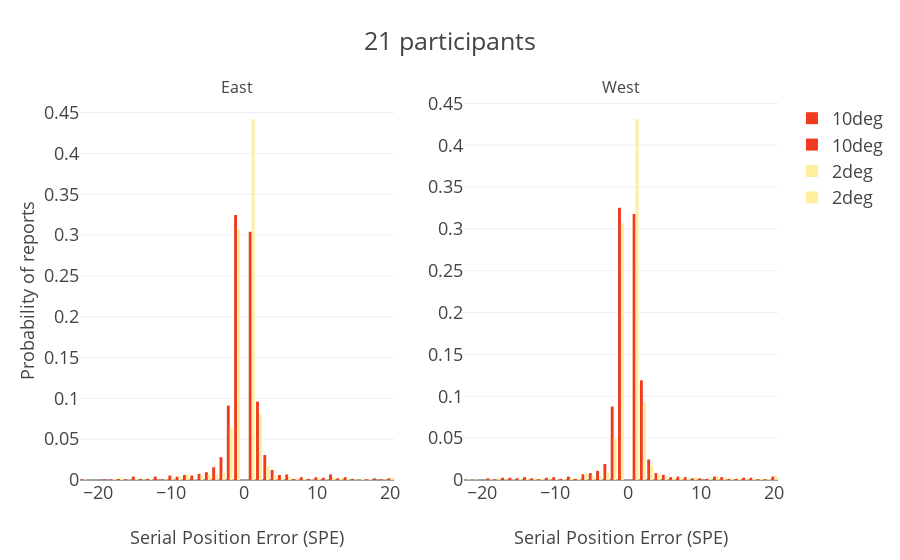

Notebook cell for this chart:
### Code cell
from plotly import tools

trace = [[]]*2
ecc_length = len(data['cueEccentricity1'].unique())

for i,cuePos in enumerate(data['cueSpatialPos1'].unique()):
    cuePosdata = data[data['cueSpatialPos1']==cuePos]
    temp1 = []
    for j,ecc in enumerate(cuePosdata['cueEccentricity1'].unique().sort()):
        ecc_data = cuePosdata[cuePosdata['cueEccentricity1']==ecc]
        temp1.append(go.Histogram(x = ecc_data['responsePosRelative0'].to_numpy(), 
                                  histnorm='probability',
                                  name = str(ecc) + 'deg', opacity = 1, marker = dict(color = colors[j])))
    trace[i] = temp1

if data['cueSpatialPos1'].unique()[0] == [-1.0,0.0]:
    titles = ('West','East')
else:
    titles = ('East','West')

font_size = 18
fig = tools.make_subplots(rows=1, cols=2, subplot_titles = titles)
fig['layout'].update(barmode='group', title = str(int(len(data)/280))+' participants', font = dict(size = font_size))
#fig['layout']['xaxis3'].update(title='position of reported item relative to the true item', range = [-2,2])
#fig['layout']['xaxis4'].update(title='position of reported item relative to the true item', range = [-2,2])
fig['layout']['xaxis1'].update(title='Serial Position Error (SPE)', titlefont = dict(size = font_size))
fig['layout']['xaxis2'].update(title='Serial Position Error (SPE)', titlefont = dict(size = font_size))
fig['layout']['yaxis1'].update(title='Probability of reports', titlefont = dict(size = font_size))
#fig['layout']['yaxis3'].update(title='Frequency')
for i in range(ecc_length):
    fig.add_trace(trace[0][ecc_length-1-i], 1, 1)
    fig.add_trace(trace[1][ecc_length-1-i], 1, 2)
    #fig.append_trace(trace[2][i], 2, 1)
    #fig.append_trace(trace[3][i], 2, 2)
iplot(fig, filename='SPE_distributions_East_West')

### Figure 1 — Plotly figure (JSON) as saved in the notebook; plotly's stock layout.template omitted (floating-point values rounded to 4 significant figures; data arrays with more than 128 entries replaced by an {"elided": "..."} marker saying what was removed)
{"data": [{"histnorm": "probability", "marker": {"color": "rgb(240,59,32)"}, "name": "10deg", "opacity": 1, "type": "histogram", "uid": "5ecc6124-3424-4f56-87c5-0e8446454f30", "x": {"elided": "1470 int values"}, "xaxis": "x", "yaxis": "y"}, {"histnorm": "probability", "marker": {"color": "rgb(240,59,32)"}, "name": "10deg", "opacity": 1, "type": "histogram", "uid": "5cf9e64b-da95-4d60-98ea-13eacf5998cf", "x": {"elided": "1470 int values"}, "xaxis": "x2", "yaxis": "y2"}, {"histnorm": "probability", "marker": {"color": "rgb(255,237,160)"}, "name": "2deg", "opacity": 1, "type": "histogram", "uid": "328246b4-e3a8-47ce-930d-f39290164277", "x": {"elided": "1470 int values"}, "xaxis": "x", "yaxis": "y"}, {"histnorm": "probability", "marker": {"color": "rgb(255,237,160)"}, "name": "2deg", "opacity": 1, "type": "histogram", "uid": "c2a4933f-0125-446b-a10d-bef32b99d907", "x": {"elided": "1470 int values"}, "xaxis": "x2", "yaxis": "y2"}], "layout": {"annotations": [{"font": {"size": 16}, "showarrow": false, "text": "East", "x": 0.225, "xanchor": "center", "xref": "paper", "y": 1, "yanchor": "bottom", "yref": "paper"}, {"font": {"size": 16}, "showarrow": false, "text": "West", "x": 0.775, "xanchor": "center", "xref": "paper", "y": 1, "yanchor": "bottom", "yref": "paper"}], "barmode": "group", "font": {"size": 18}, "title": {"text": "21 participants"}, "xaxis": {"anchor": "y", "domain": [0, 0.45], "title": {"font": {"size": 18}, "text": "Serial Position Error (SPE)"}}, "xaxis2": {"anchor": "y2", "domain": [0.55, 1], "title": {"font": {"size": 18}, "text": "Serial Position Error (SPE)"}}, "yaxis": {"anchor": "x", "domain": [0, 1], "title": {"font": {"size": 18}, "text": "Probability of reports"}}, "yaxis2": {"anchor": "x2", "domain": [0, 1]}}}
